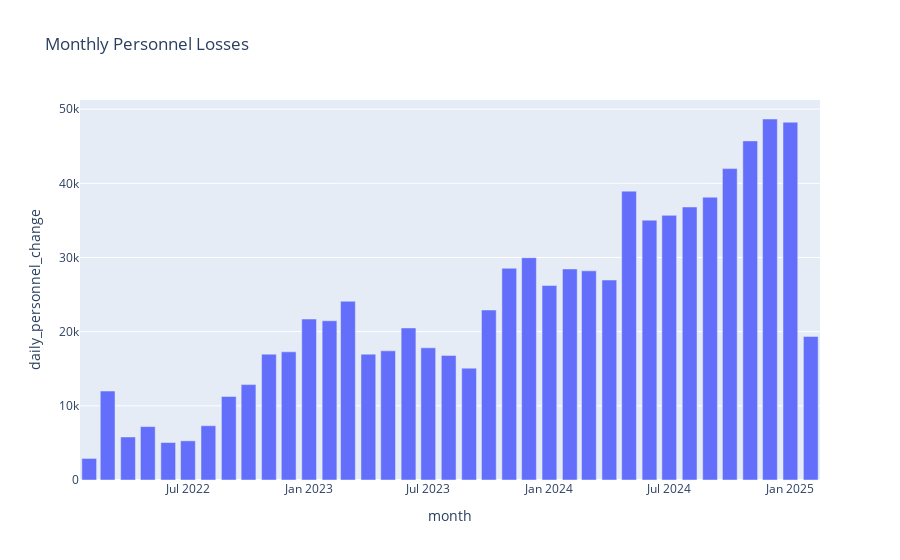

Notebook cell for this chart:
### Markdown cell above
# Group the data by month and sum the daily personnel changes

### Code cell
import plotly.express as px

# Ensure the 'date' column is in datetime format
personnel_data['date'] = pd.to_datetime(personnel_data['date'])

# Group the data by month and sum the daily personnel changes
personnel_data['month'] = personnel_data['date'].dt.to_period('M')
monthly_personnel_losses = personnel_data.groupby('month')['daily_personnel_change'].sum().reset_index()

# Convert 'month' to string to avoid JSON serialization error
monthly_personnel_losses['month'] = monthly_personnel_losses['month'].astype(str)

# Create the bar chart
fig_monthly_losses = px.bar(monthly_personnel_losses, x='month', y='daily_personnel_change', title='Monthly Personnel Losses')
fig_monthly_losses.show()

### Figure 1 — Plotly figure (JSON) as saved in the notebook; plotly's stock layout.template omitted (floating-point values rounded to 4 significant figures)
{"data": [{"hovertemplate": "month=%{x}<br>daily_personnel_change=%{y}<extra></extra>", "legendgroup": "", "marker": {"color": "#636efa", "pattern": {"shape": ""}}, "name": "", "orientation": "v", "showlegend": false, "textposition": "auto", "type": "bar", "x": ["2022-02", "2022-03", "2022-04", "2022-05", "2022-06", "2022-07", "2022-08", "2022-09", "2022-10", "2022-11", "2022-12", "2023-01", "2023-02", "2023-03", "2023-04", "2023-05", "2023-06", "2023-07", "2023-08", "2023-09", "2023-10", "2023-11", "2023-12", "2024-01", "2024-02", "2024-03", "2024-04", "2024-05", "2024-06", "2024-07", "2024-08", "2024-09", "2024-10", "2024-11", "2024-12", "2025-01", "2025-02"], "xaxis": "x", "y": [2910, 11990, 5800, 7200, 5050, 5280, 7320, 11260, 12860, 16970, 17280, 21700, 21470, 24100, 16970, 17410, 20500, 17820, 16800, 15080, 22920, 28550, 29970, 26220, 28450, 28200, 26960, 38940, 35030, 35680, 36810, 38130, 41980, 45720, 48670, 48240, 19350], "yaxis": "y"}], "layout": {"barmode": "relative", "legend": {"tracegroupgap": 0}, "title": {"text": "Monthly Personnel Losses"}, "xaxis": {"anchor": "y", "domain": [0, 1], "title": {"text": "month"}}, "yaxis": {"anchor": "x", "domain": [0, 1], "title": {"text": "daily_personnel_change"}}}}
